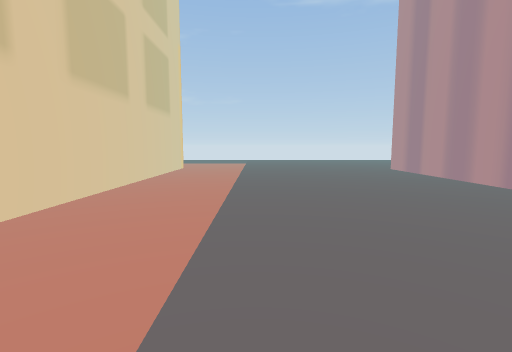
[1] (above)

22 first-person views from a walk through a scene from a Unity 3-D project. The camera is 0.41 m above the floor, tilts 6° down and sees 85° across. The floor is counted in squares, 0.5 m on a side. Each view is taken from the middle of a square. On the plan, view 1 faces up. The plan holds only what a view shows up to about 10 squares ahead; the rest is blank. The place goes on beyond the plan. Some animated figures are not drawn. Some surface patterns are stand-ins.

[2]
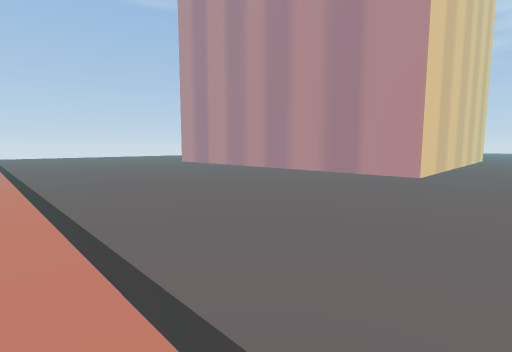

[3]
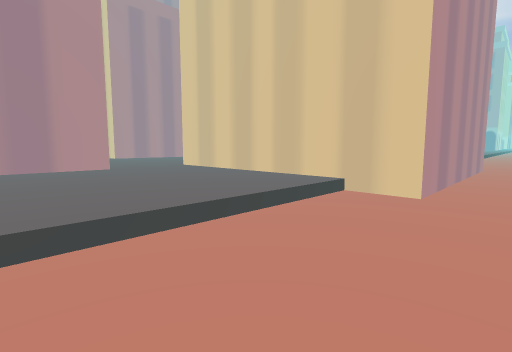

[4]
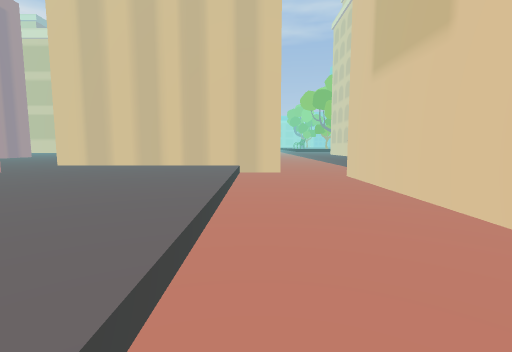

[5]
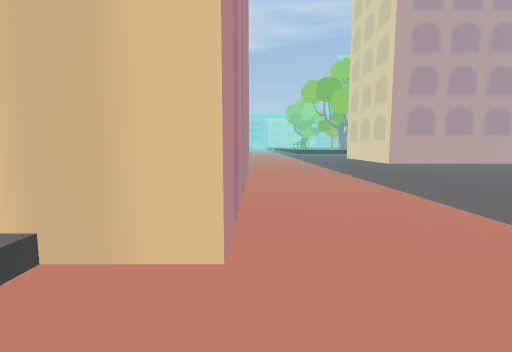

[6]
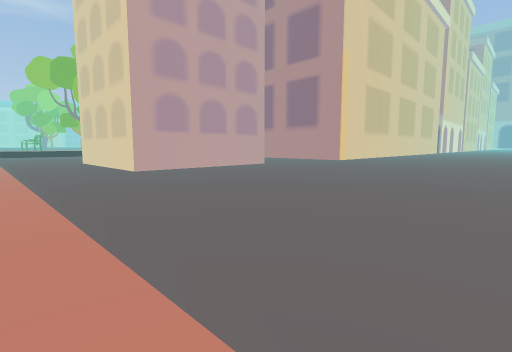

[7]
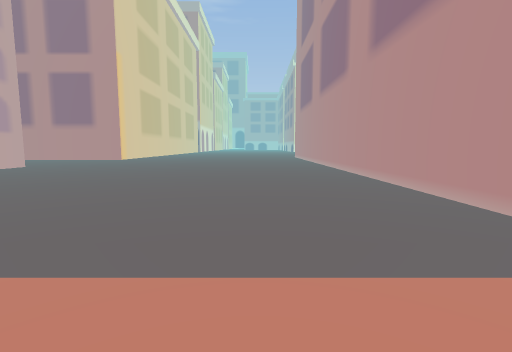

[8]
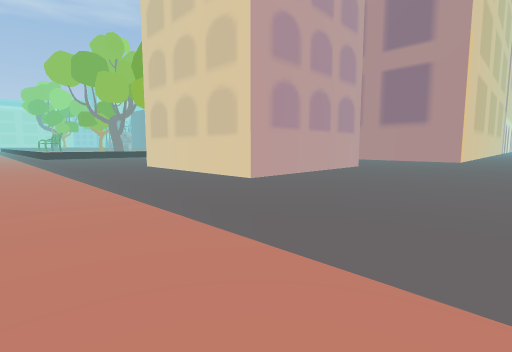

[9]
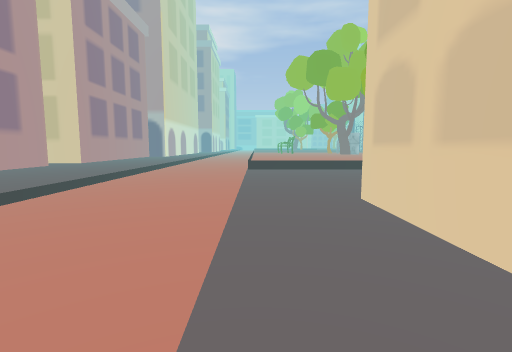

[10]
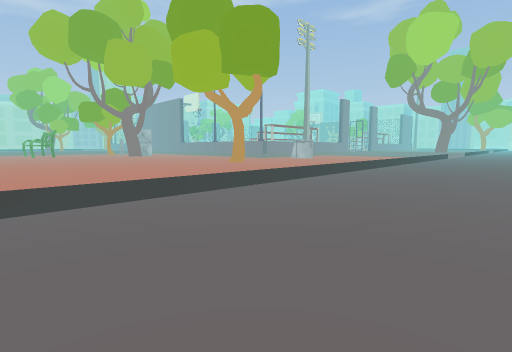

[11]
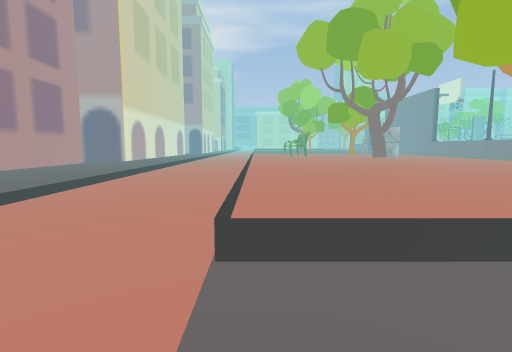

[12]
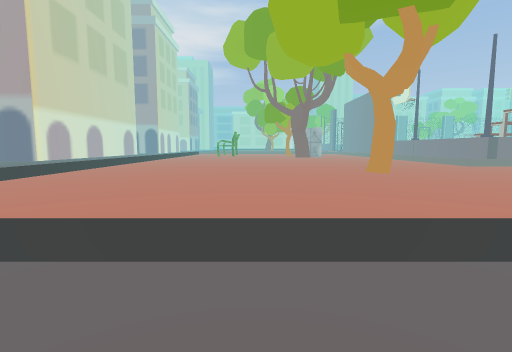

[13]
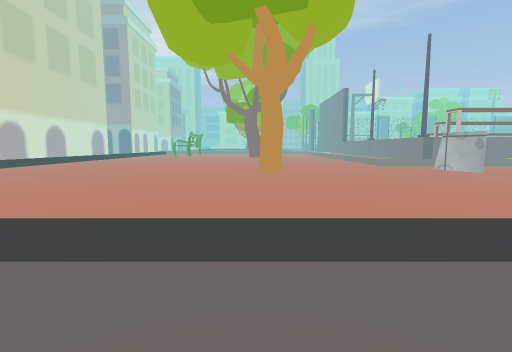

[14]
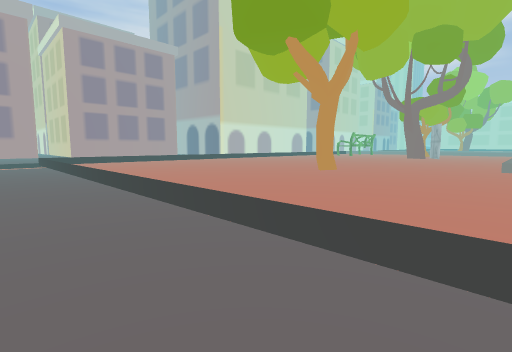

[15]
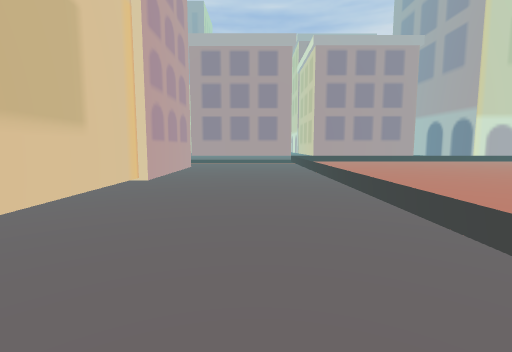

[16]
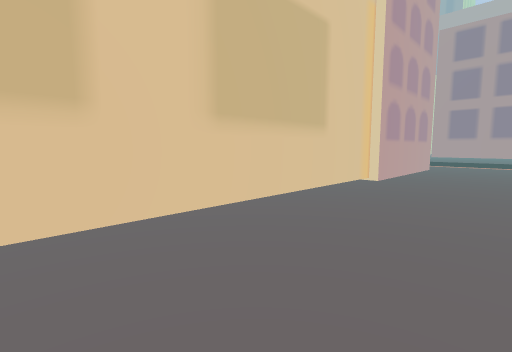

[17]
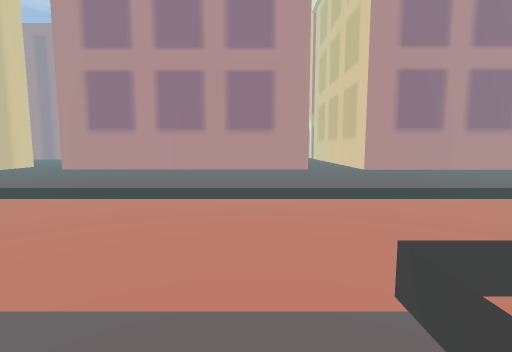

[18]
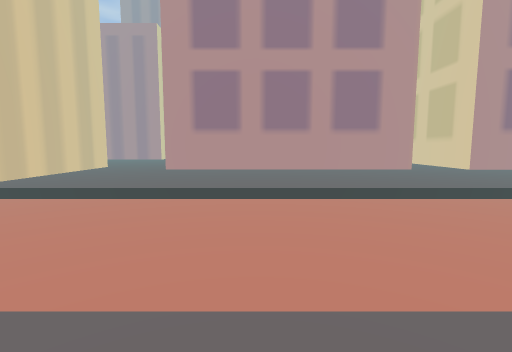

[19]
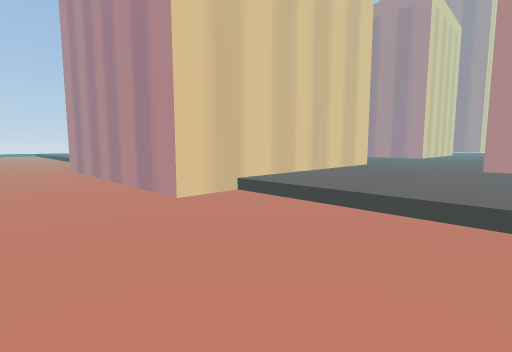

[20]
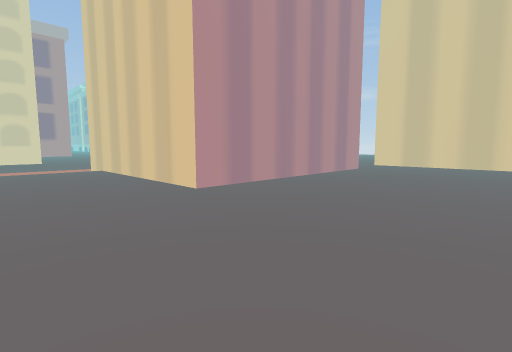

[21]
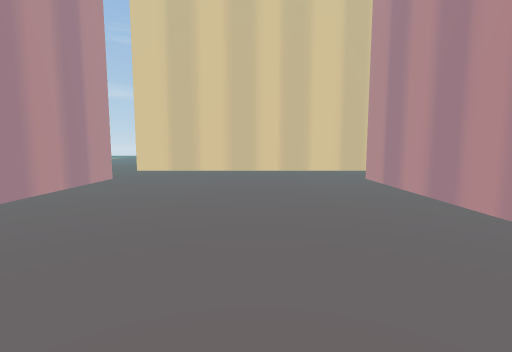

[22]
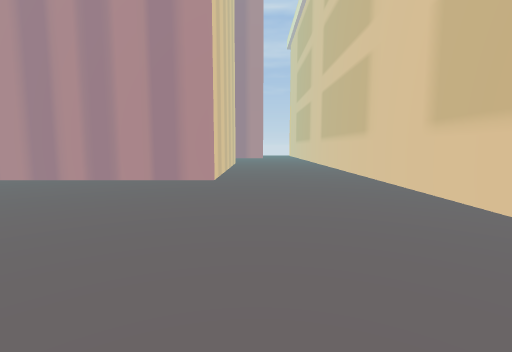

### Floor plan
Key: @ floor where view 1 was taken; # wall or solid block; . main floor; - floor 0.1 m lower than the main floor; = window, fence, low wall or low ledge; ^ raised ledge.
Columns run from 18 left of view 1 to 12 right of it. Each row starts with its distance up from view 1.
  8               #---.....#
  7               #---.....#
  6               #---.....#
  5               #---.....#
  4               #---.....#
  3               #---.....#
  2               #---.....########
  1               #---.............
  0      ##########---@............
 -1       ........--########......#
 -2      .........--#      #......#
 -3   ............--#      #......#
 -4   ............--#      #......#
 -5    ...........--#      #......#
 -6   ............--#      #......#
 -7   #####.......--#      #......#
 -8       #.......--########......#
 -9       ######..----.............
-10            #..----.............
-11            #..----.............
-12            #..----..#     #####
-13 ############..----..#
-14 ..............----..#
-15 ..............----..#
-16 ..............----..#
-17 ..............----..#
-18 ==============----..#
-19 ^^^^^^^^^^^^^^----.....
-20 ^^^^^^^^^^^^^^----..###
-21 ^^^^^^^^^^^^^^----..#
-22 ^^^^^^^^^^^^^^----..#
-23 ^^^^^^^^^^^^^^----..#
-24 ^^^^^^^^^^^^^^----..#
-25 ^^^^^^^^^^^^^^----..#
-26 =^^^^^^^^^^^^^----..#
-27  ^^^        ^

Where each view was taken, in squares from view 1:
view 1: 0 up, 0 right, facing up
view 2: 0 up, 1 left, facing up-right
view 3: 4 up, 3 left, facing down-right
view 4: 8 up, 1 left, facing down
view 5: 1 up, 2 left, facing down
view 6: 2 down, 4 left, facing down-left
view 7: 2 down, 3 left, facing left
view 8: 5 down, 3 left, facing down-left
view 9: 9 down, 5 left, facing down
view 10: 14 down, 5 left, facing down-left
view 11: 16 down, 5 left, facing down
view 12: 16 down, 10 left, facing down
view 13: 16 down, 13 left, facing down
view 14: 16 down, 18 left, facing down-right
view 15: 16 down, 18 left, facing right
view 16: 16 down, 18 left, facing up-right
view 17: 17 down, 6 left, facing right
view 18: 14 down, 6 left, facing right
view 19: 12 down, 4 left, facing up-right
view 20: 11 down, 10 right, facing up-left
view 21: 8 down, 9 right, facing up
view 22: 9 down, 5 right, facing right
